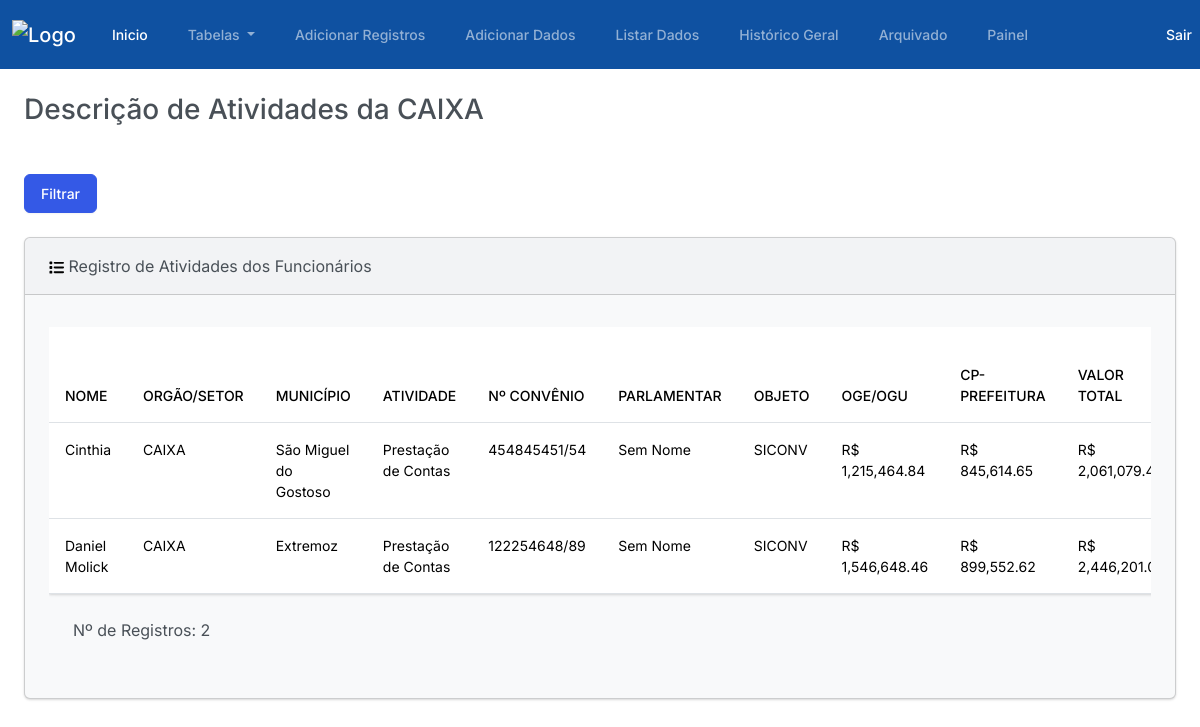
Screenshot of /tabela_caixa/ (signed in) with the database file from the repository.
### plataforma/models.py (models this page shows, shortened)
class RegistroFuncionarios(models.Model):
    class Meta:
        verbose_name_plural = "Registros da Tabela Geral"
    nome = models.ForeignKey(Nome, on_delete=models.CASCADE)
    orgao_setor = models.ForeignKey(Setor, on_delete=models.CASCADE)
    municipio = models.ForeignKey(Municipio, on_delete=models.CASCADE)
    atividade = models.ForeignKey(Atividade, on_delete=models.CASCADE)
    num_convenio = models.CharField(max_length=255)
    parlamentar = models.CharField(max_length=255)
    objeto = models.CharField(max_length=255)
    oge_ogu = models.DecimalField(max_digits=10, decimal_places=2)
    cp_prefeitura = models.DecimalField(max_digits=10, decimal_places=2)
    valor_liberado = models.DecimalField(max_digits=10, decimal_places=2, default=0)
    prazo_vigencia = models.DateField()
    situacao = models.CharField(max_length=255)
    providencia = models.CharField(max_length=255)
    status = models.CharField(max_length=20, choices=Status.choices, default=Status.NAO_INICIADO)
    data_recepcao = models.DateField()
    data_inicio = models.DateField(null=True, blank=True)
    documento_pendente = models.BooleanField(default=False)
    documento_cancelado = models.BooleanField(default=False)
    data_fim = models.DateField(null=True, blank=True)
    duracao_dias_uteis = models.IntegerField(default=0)
    def calcular_valores(self):
        valor_total = Decimal(str(self.oge_ogu)) + Decimal(str(self.cp_prefeitura))
        falta_liberar = Decimal(str(self.oge_ogu)) - Decimal(str(self.valor_liberado))
        return valor_total, falta_liberar
    def exibir_modal_prazo_vigencia(self):
        hoje = timezone.now().date()
        prazo_vigencia = self.prazo_vigencia
        dias_restantes = (prazo_vigencia - hoje).days
        return dias_restantes <= 30, dias_restantes
    def dia_trabalho_total(self):
        if not self.data_inicio or not self.data_fim:
            return 0
        if isinstance(self.data_inicio, str):
            self.data_inicio = datetime.strptime(self.data_inicio, "%Y-%m-%d").date()
        if isinstance(self.data_fim, str):
            self.data_fim = datetime.strptime(self.data_fim, "%Y-%m-%d").date()
        delta = self.data_fim - self.data_inicio
        dias_uteis = sum(1 for i in range(delta.days + 1) if (self.data_inicio + timedelta(days=i)).weekday() < 5)
        return dias_uteis

class Nome(models.Model):
    nome = models.CharField(max_length=255)

class Setor(models.Model):
    orgao_setor = models.CharField(max_length=255)

class Municipio(models.Model):
    municipio = models.CharField(max_length=255)

class Atividade(models.Model):
    atividade = models.CharField(max_length=255)

### plataforma/views.py (the view)
# urls.py: path('tabela_caixa/', views.tabela_caixa, name='tabela_caixa'),
def tabela_caixa(request):
    registros = RegistroFuncionarios.objects.filter(orgao_setor__orgao_setor='CAIXA')
    nomes = Nome.objects.all()
    municipios = Municipio.objects.all()
    context = {
        'nomes': nomes,
        'municipios': municipios,
        'registros': registros,
    }
    return render(request, 'tabela_caixa.html', context)

### plataforma/templatetags/custom_filters.py (called while the page is built)
@register.filter(name='format_currency')
def format_currency(value):
    try:
        numeric_value = float(value)
        formatted_value = '{:,.2f}'.format(numeric_value)
        formatted_value = 'R$ ' + formatted_value
        return formatted_value
    except ValueError:
        return value

@register.filter(name='formatar_data')
def formatar_data(value):
    if isinstance(value, date):
        return value.strftime('%d/%m/%Y')
    else:
        data_obj = datetime.strptime(value, '%d de %B de %Y')
        return data_obj.strftime('%d/%m/%Y')

### plataforma/templates/tabela_caixa.html (shortened to what this page needs)
{% extends "base.html" %}
{% load static %}
{% load humanize %}
{% load custom_filters %}
{% block container %}
  <h3 class="m-4">Descrição de Atividades da CAIXA</h3>
  <button type="button" class="btn btn-primary m-4" data-bs-toggle="modal" data-bs-target="#filtroModal">
    Filtrar
  </button>
  <div class="row">
    <div class="col-12">
      <div class="card bg-light ms-4 me-4 mb-4">
        <div class="card-header">
          Registro de Atividades dos Funcionários
        </div>
        <div class="card-body">
          <p class="card-text">
            <div class="table-container table-responsive">
              <table class='table table-hover'>
                <thead class="thead-fixed sticky-top">
                  <tr>
                    <th scope="col-fixed">NOME</th>
                    <th scope="col-fixed">ORGÃO/SETOR</th>
                    <th scope="col-fixed">MUNICÍPIO</th>
                    <th scope="col-fixed">ATIVIDADE</th>
                    <th scope="col-fixed">Nº CONVÊNIO</th>
                    <th scope="col-fixed">PARLAMENTAR</th>
                    <th scope="col-fixed">OBJETO</th>
                    <th scope="col-fixed">OGE/OGU</th>
                    <th scope="col-fixed">CP-PREFEITURA</th>
                    <th scope="col-fixed">VALOR TOTAL</th>
                  </tr>
                </thead>
                <tbody>
                  {% for registro in registros %}
                    <tr>
                      <td>{{ registro.nome.nome }}</td>
                      <td>{{ registro.orgao_setor.orgao_setor }}</td>
                      <td>{{ registro.municipio.municipio }}</td>
                      <td>{{ registro.atividade.atividade }}</td>
                      <td>{{ registro.num_convenio }}</td>
                      <td>{{ registro.parlamentar }}</td>
                      <td>{{ registro.objeto }}</td>
                      <td>{{ registro.oge_ogu|format_currency }}</td>
                      <td>{{ registro.cp_prefeitura|format_currency }}</td>
                      <td>{{ registro.calcular_valores.0|format_currency }}</td>
                    </tr>
                  {% endfor %}
                </tbody>
              </table>
              {% if registros %}
                <p class="m-4">Nº de Registros: {{ registros.count }}</p>
              {% else %}
                <p>registros está vazio ou não está sendo passado corretamente.</p>
              {% endif %}
            </div>
          </p>
        </div>
      </div>
    </div>
  </div>
{% endblock container %}

### plataforma/templates/tabela_caixa.html (style rules this page uses)
.table-container { overflow: auto; max-height: 650px; }
.thead-fixed th { position: sticky; top: 0; background-color: #fff; z-index: 1; }

### rows the page displays
RegistroFuncionarios: nome.nome "Cinthia", orgao_setor.orgao_setor "CAIXA", municipio.municipio "São Miguel do Gostoso", atividade.atividade "Prestação de Contas", num_convenio "454845451/54", parlamentar "Sem Nome", objeto "SICONV", oge_ogu "R$ 1,215,464.84", cp_prefeitura "R$ 845,614.65", calcular_valores.0 "R$…"
RegistroFuncionarios: nome.nome "Daniel Molick", orgao_setor.orgao_setor "CAIXA", municipio.municipio "Extremoz", atividade.atividade "Prestação de Contas", num_convenio "122254648/89", parlamentar "Sem Nome", objeto "SICONV", oge_ogu "R$ 1,546,648.46", cp_prefeitura "R$ 899,552.62", calcular_valores.0 "R$…"

### other values shown
{{ registros.count }} "2"
